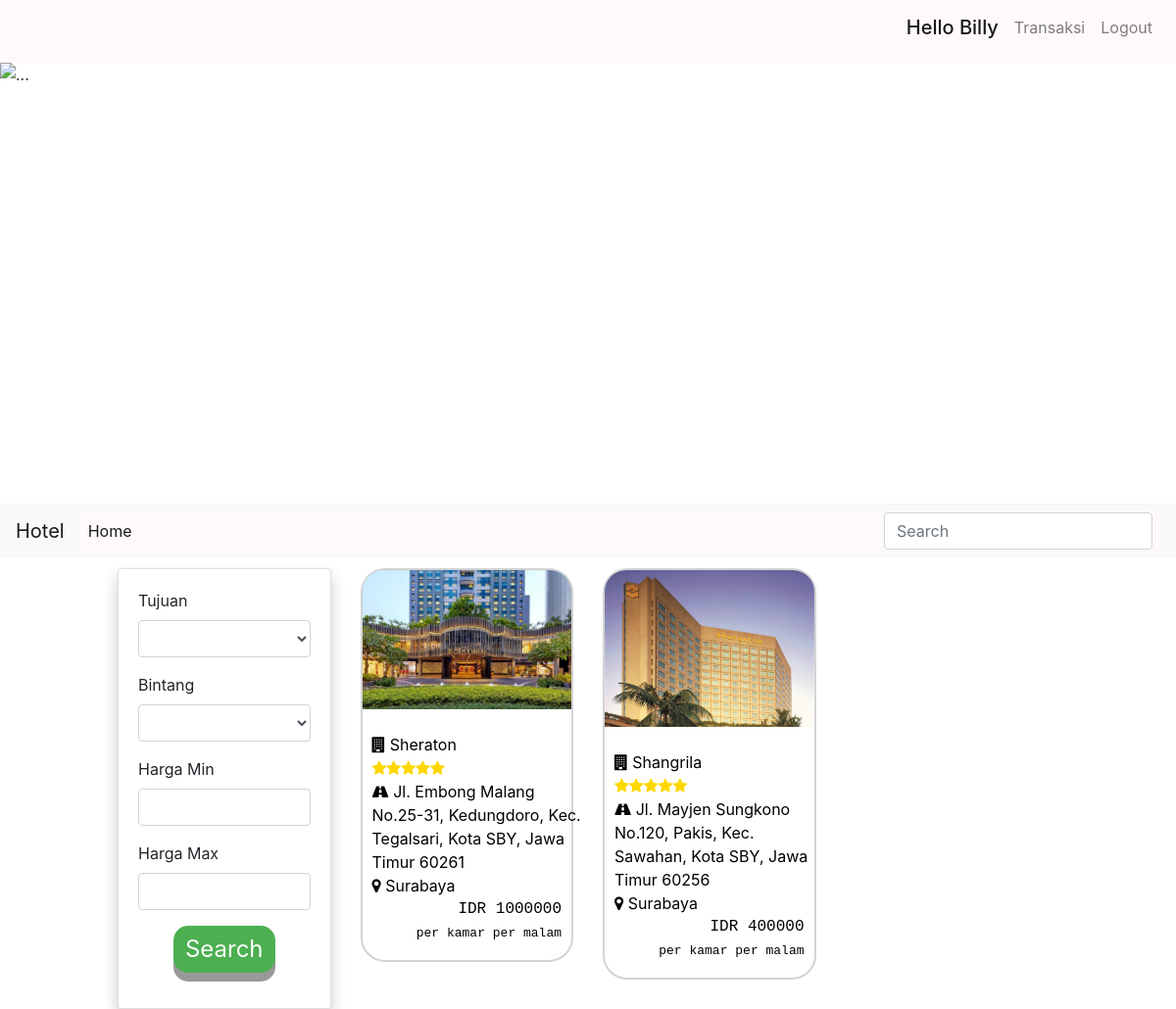
The app's page /hotel.php?kota=Surabaya (signed in) with its own data.
### tables this page shows
CREATE TABLE `biohotel` (
  `id_hotel` int(11) NOT NULL,
  `nama_hotel` varchar(255) NOT NULL,
  `kota` varchar(255) DEFAULT NULL,
  `bintang` int(200) DEFAULT NULL,
  `link` varchar(200) NOT NULL,
  `jalan` varchar(200) NOT NULL,
  `harga` int(11) NOT NULL,
  `over_1` varchar(100) NOT NULL,
  `over_2` varchar(100) NOT NULL,
  `over_3` varchar(100) NOT NULL,
  `over_4` varchar(100) NOT NULL,
  `over_5` varchar(100) NOT NULL,
  `kamar_standart` varchar(100) NOT NULL,
  `kamar_upsize` varchar(100) NOT NULL,
  `link_map` varchar(500) NOT NULL,
  `no_telepon` varchar(15) NOT NULL
);

### hotel.php (the view, shortened to what this page needs)
<?php
require_once 'connect.php';
?>
<!DOCTYPE html>
<html>
<head>
    <link rel="stylesheet" href="https://cdnjs.cloudflare.com/ajax/libs/font-awesome/4.7.0/css/font-awesome.min.css">
    <link rel="stylesheet" href="https://cdn.jsdelivr.net/npm/bootstrap@4.5.3/dist/css/bootstrap.min.css"
>
    <link rel="stylesheet" type="text/css" href="https://cdn.datatables.net/1.10.22/css/jquery.dataTables.css">
</head>
<body>
    <nav class="navbar navbar-expand-lg navbar-light " style="background-color:Snow">
        <em><a class="navbar-brand" href="#" id="time"></a></em>
        <div class="collapse navbar-collapse" id="navbarSupportedContent">
            <ul class="navbar-nav ml-auto" id="bar">
                <?php
                    $temp="";
                    $kota=$_GET['kota'];
                    if(isset($_SESSION["id_user"]))
                    {
                        $temp.='<li class="nav-item active" ><a class="nav-link active" href="">
                        <h5> Hello '.$_SESSION["nama"].'</h5> <span class="sr-only">(current)</span></a>
                    </li>
                    <li class="nav-item " ><a class="nav-link " href="history.php?kota='.$kota.'">
                       Transaksi <span class="sr-only">(current)</span></a>
                    </li>
                        <li class="nav-item">
                        <a class="nav-link" href="logout.php" >Logout <span class="sr-only">(current)</span></a>
                   </li>';
                    }
                    echo $temp;
                ?>
            </ul>
        </div>
    </nav>
    <div id="carouselExampleControls" class="carousel slide" data-ride="carousel">
        <div class="carousel-inner">
            <div class="carousel-item active">
                <img src="singapore-246836_1920.jpg" class="d-block w-100" alt="..." style="height: 450px;">
            </div>
        </div>
        <a class="carousel-control-prev" href="#carouselExampleControls" role="button" data-slide="prev">
            <span class="carousel-control-prev-icon" aria-hidden="true"></span>
        </a>
        <a class="carousel-control-next" href="#carouselExampleControls" role="button" data-slide="next">
            <span class="carousel-control-next-icon" aria-hidden="true"></span>
        </a>
    </div>
    <div class="sticky">
        <nav class="navbar navbar-expand-lg navbar-light bg-light" style="margin-bottom: 10px;">
            <a class="navbar-brand" href="#">Hotel</a>
            <div class="collapse navbar-collapse" id="navbarSupportedContent" style="background-color:snow;">
                <ul class="navbar-nav mr-auto">
                    <li class="nav-item active">
                        <a class="nav-link" href="login.php">Home <span class="sr-only">(current)</span></a>
                    </li>
                </ul>
                <form class="form-inline my-2 my-lg-0">
                    <input class="form-control mr-sm-2" type="search" placeholder="Search" aria-label="Search"
                        id="namahotel" placeholder="Nama Hotel">
                </form>
            </div>
        </nav>
    </div>
    <div class="" style="margin-left: 32px;background-color:white;width: 80%;margin: 0px auto;">
        <div class="row">
            <div class="col-sm-3">
                <div class="card" style="box-shadow: 0 8px 16px 0 rgba(0,0,0,0.2);">
                    <div class="card-body">
                        <div class="row">
                            <div class="col">
                                <div class="form-group">
                                    <label for="exampleFormControlSelect1">Tujuan</label>
                                    <select class="form-control" id="tujuan">
                                        <option value="NULL"></option>
                                        <?php
                  $sql="SELECT DISTINCT(kota) from biohotel";
                  $result=$conn->query($sql);
                  while($row = $result->fetch_assoc()) {
                    echo "<option>".$row["kota"]."</option>";
                  }
                  ?>
                                    </select>
                                </div>
                            </div>
                        </div>
                        <div class="row">
                            <div class="col">
                                <div class="form-group">
                                    <label for="exampleFormControlSelect1">Bintang</label>
                                    <select class="form-control fa" id="bintang">
                                        <option value="0"></option>
                                        <option class="fa fa-star" style="color: gold;" value="1"> &#xf005; </option>
                                    </select>
                                </div>
                            </div>
                        </div>
                        <div class="row">
                            <div class="col">
                                <div class="form-group">
                                    <label for="exampleFormControlSelect1">Harga Min</label>
                                    <input type="number" class="form-control" placeholder="" id="min" min="0">
                                </div>
                            </div>
                        </div>
                        <div class="row">
                            <div class="col">
                                <div class="form-group">
                                    <label for="exampleFormControlSelect1">Harga Max</label>
                                    <input type="number" class="form-control" placeholder="" id="max" min="0">
                                </div>
                            </div>
                        </div>
                        <div class="row">
                            <div class="col">
                                <p style="text-align: center;"><button type="button" class="btn btn-primary button"
                                        style="margin:0px auto" id="carik">Search</button></p>
                            </div>
                        </div>
                    </div>
                </div>
            </div>
            <div class="col-sm-9" id="shdata">
                <?php
            $kota=$_GET['kota'];
            $sql="SELECT id_hotel,nama_hotel,kota,bintang,link,jalan,harga
            from biohotel where kota='$kota'";
            $result=$conn -> query($sql);
            $hasil="<div class='row'>"."<div class='col'>";
            $i=1;
            while($row = $result->fetch_assoc()) {
              $id=$row['id_hotel'];
              if($row['bintang']==1){
                if($i==1){
                  $hasil.= "<a href='roomhotel.php?nomer=$id&kota=$kota' id='link'>"."<div onclick class='hotel' id='$id' style='border-radius: 25px;border: 2px solid lightgray;padding: 10px;margin-bottom: 10px;padding: 0px;'>"."<div onclick class='row'>"."<div class='col'>"."<img src='".$row['link']."' style='width: 100%;height: 100%;border-top-left-radius: 22px;border-top-right-radius: 22px;'></img>"."</div>"."</div>"."<div class='row'>"."<div class='col-sm-12' style='margin-left: 10px;'>"."<br>"."<i class='fa fa-building' aria-hidden='true'></i> ".$row['nama_hotel']."<br>"."<i class='fa fa-star checked' style='color: gold;'></i>"."<i class='fa fa-star '></i>"."<i class='fa fa-star '></i>"."<i class='fa fa-star ' ></i>"."<i class='fa fa-star '></i>"."<br>"."<i class='fa fa-road' aria-hidden='true'></i> ".$row['jalan']."<br>"."<i class='fa fa-map-marker' aria-hidden='true'></i> ".$row['kota']."<br>"."<p class='text-monospace' style='text-align: right;font-family: Gotham-Black;margin-right: 20px;' >IDR ".$row['harga']."<br>"."<span style='font-size: small;'>"."per kamar per malam"."</span>"."</p>"."</div>"."</div>"."</div>"."</a>";
                  $hasil.="</div>";
                  $i++;
                }
                else if($i==2){
                  $hasil.="<div class='col'>";
                    $hasil.= "<a href='roomhotel.php?nomer=$id&kota=$kota' id='link'>"."<div onclick class='hotel' id='$id' style='border-radius: 25px;border: 2px solid lightgray;padding: 10px;margin-bottom: 10px;padding: 0px;'>"."<div onclick class='row'>"."<div class='col'>"."<img src='".$row['link']."' style='width: 100%;height: 100%;border-top-left-radius: 22px;border-top-right-radius: 22px;'></img>"."</div>"."</div>"."<div class='row'>"."<div class='col-sm-12' style='margin-left: 10px;'>"."<br>"."<i class='fa fa-building' aria-hidden='true'></i> ".$row['nama_hotel']."<br>"."<i class='fa fa-star checked' style='color: gold;'></i>"."<i class='fa fa-star' ></i>"."<i class='fa fa-star' ></i>"."<i class='fa fa-star' ></i>"."<i class='fa fa-star' ></i>"."<br>"."<i class='fa fa-road' aria-hidden='true'></i> ".$row['jalan']."<br>"."<i class='fa fa-map-marker' aria-hidden='true'></i> ".$row['kota']."<br>"."<p class='text-monospace' style='text-align: right;font-family: Gotham-Black;margin-right: 20px;' >IDR ".$row['harga']."<br>"."<span style='font-size: small;'>"."per kamar per malam"."</span>"."</p>"."</div>"."</div>"."</div>"."</a>";
                  $hasil.="</div>";
                  $hasil.="<div class='col'>";
                  $i++;
                }
                else if($i==3){
                  $hasil.= "<a href='roomhotel.php?nomer=$id&kota=$kota' id='link'>"."<div onclick class='hotel' id='$id' style='border-radius: 25px;border: 2px solid lightgray;padding: 10px;margin-bottom: 10px;padding: 0px;'>"."<div onclick class='row'>"."<div class='col'>"."<img src='".$row['link']."' style='width: 100%;height: 100%;border-top-left-radius: 22px;border-top-right-radius: 22px;'></img>"."</div>"."</div>"."<div class='row'>"."<div class='col-sm-12' style='margin-left: 10px;'>"."<br>"."<i class='fa fa-building' aria-hidden='true'></i> ".$row['nama_hotel']."<br>"."<i class='fa fa-star checked' style='color: gold;'></i>"."<i class='fa fa-star' ></i>"."<i class='fa fa-star' ></i>"."<i class='fa fa-star' ></i>"."<i class='fa fa-star' ></i>"."<br>"."<i class='fa fa-road' aria-hidden='true'></i> ".$row['jalan']."<br>"."<i class='fa fa-map-marker' aria-hidden='true'></i> ".$row['kota']."<br>"."<p class='text-monospace' style='text-align: right;font-family: Gotham-Black;margin-right: 20px;' >IDR ".$row['harga']."<br>"."<span style='font-size: small;'>"."per kamar per malam"."</span>"."</p>"."</div>"."</div>"."</div>"."</a>";
                  $hasil.="</div>"."</div>";
                  $hasil.="<div class='row'>"."<div class='col'>";
                  $i=1;
                }
                }
              else if($row['bintang']==5){
                if($i==1){
                  $hasil.= "<a href='roomhotel.php?nomer=$id&kota=$kota' id='link'>"."<div onclick class='hotel' id='$id' style='border-radius: 25px;border: 2px solid lightgray;padding: 10px;margin-bottom: 10px;padding: 0px;'>"."<div onclick class='row'>"."<div class='col'>"."<img src='".$row['link']."' style='width: 100%;height: 100%;border-top-left-radius: 22px;border-top-right-radius: 22px;'></img>"."</div>"."</div>"."<div class='row'>"."<div class='col-sm-12' style='margin-left: 10px;'>"."<br>"."<i class='fa fa-building' aria-hidden='true'></i> ".$row['nama_hotel']."<br>"."<i class='fa fa-star' style='color: gold;'></i>"."<i class='fa fa-star' style='color: gold;'></i>"."<i class='fa fa-star' style='color: gold;'></i>"."<i class='fa fa-star' style='color: gold;'></i>"."<i class='fa fa-star' style='color: gold;'></i>"."<br>"."<i class='fa fa-road' aria-hidden='true'></i> ".$row['jalan']."<br>"."<i class='fa fa-map-marker' aria-hidden='true'></i> ".$row['kota']."<br>"."<p class='text-monospace' style='text-align: right;font-family: Gotham-Black;margin-right: 20px;' >IDR ".$row['harga']."<br>"."<span style='font-size: small;'>"."per kamar per malam"."</span>"."</p>"."</div>"."</div>"."</div>"."</a>";
                  $hasil.="</div>";
                  $i++;
                }
                else if($i==2){
                  $hasil.="<div class='col'>";
                    $hasil.= "<a href='roomhotel.php?nomer=$id&kota=$kota' id='link'>"."<div onclick class='hotel' id='$id' style='border-radius: 25px;border: 2px solid lightgray;padding: 10px;margin-bottom: 10px;padding: 0px;'>"."<div onclick class='row'>"."<div class='col'>"."<img src='".$row['link']."' style='width: 100%;height: 100%;border-top-left-radius: 22px;border-top-right-radius: 22px;'></img>"."</div>"."</div>"."<div class='row'>"."<div class='col-sm-12' style='margin-left: 10px;'>"."<br>"."<i class='fa fa-building' aria-hidden='true'></i> ".$row['nama_hotel']."<br>"."<i class='fa fa-star' style='color: gold;'></i>"."<i class='fa fa-star' style='color: gold;'></i>"."<i class='fa fa-star' style='color: gold;'></i>"."<i class='fa fa-star' style='color: gold;'></i>"."<i class='fa fa-star' style='color: gold;'></i>"."<br>"."<i class='fa fa-road' aria-hidden='true'></i> ".$row['jalan']."<br>"."<i class='fa fa-map-marker' aria-hidden='true'></i> ".$row['kota']."<br>"."<p class='text-monospace' style='text-align: right;font-family: Gotham-Black;margin-right: 20px;' >IDR ".$row['harga']."<br>"."<span style='font-size: small;'>"."per kamar per malam"."</span>"."</p>"."</div>"."</div>"."</div>"."</a>";
                  $hasil.="</div>";
                  $hasil.="<div class='col'>";
                  $i++;
                }
                }
            }
            if($i==3){
              $hasil.="<div class='col'>"."</div>"."</div>";
            }
            if($hasil=="<div class='row'>"."<div class='col'>"."</div>"."</div>"){
              echo "No data found";
            }
            else{
              echo $hasil;
            }
          ?>
            </div>
        </div>
    </div>
</body>
</html>

### hotel.php (style rules this page uses)
.fa option { font-weight: 900; }
#link { text-decoration: none; color: black; }
div.sticky { position: -webkit-sticky; position: sticky; top: 0; z-index: 1; }
.button { font-size: 24px; text-align: center; cursor: pointer; outline: none; color: #fff; background-color: #4CAF50; border: none; border-radius: 15px; box-shadow: 0 9px #999; }
.hotel { transition: transform .2s; margin: 0 auto; }

### records on screen
biohotel: link (picture), nama_hotel "Sheraton", jalan "Jl. Embong Malang No.25-31, Kedungdoro, Kec. Tegalsari, Kota SBY, Jawa Timur 60261", kota "Surabaya", harga "1000000"
biohotel: link (picture), nama_hotel "Shangrila", jalan "Jl. Mayjen Sungkono No.120, Pakis, Kec. Sawahan, Kota SBY, Jawa Timur 60256", kota "Surabaya", harga "400000"

### other values on screen
$_SESSION["nama"] "Billy"
